Frame 1 (no input): blank canvas, image omitted
Frame 60 (no input): blank canvas, image omitted
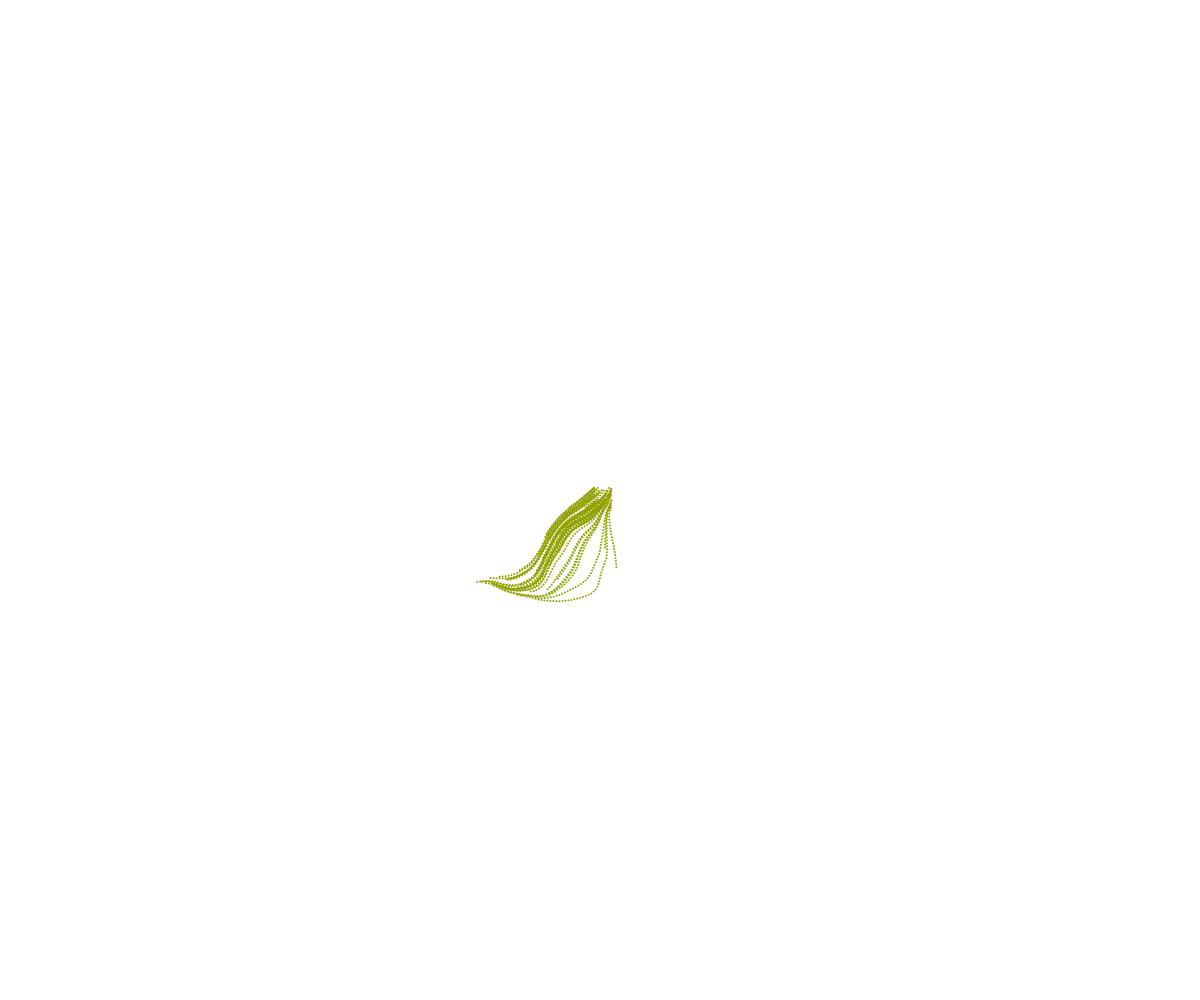
Frame 120 (the mouse pressed at the canvas centre since frame 60)

The p5.js sketch whose frames 1 and 60 were blank and that drew this single picture after the mouse press (run headless with seeded random() and noise() and a simulated clock; from frame 60 on, the mouse is pressed at the canvas centre):

// p5.js sketch
// ── sketch.js
var particles = [];
var mouse;

var colorA;
var colorB;
var colorC;
var colorD;

function setup() {
  mouse = createVector(mouseX, mouseY);
  createCanvas(windowWidth, windowHeight);
  MnowPos = createVector(500, 500);
  Macc = createVector(2, -2);
  noStroke();
  fill(0);
  rectMode(CENTER);
  background(255);
  colorA = color(48, 222, 179);
  colorB = color(221, 166, 232);
  colorC = color(145, 162, 0);
  colorD = color(196, 195, 195);
}
function draw() {
  mouse.set(mouseX, mouseY);
  for (var i = 0; i < particles.length; i++) {
    particles[i].update();
    particles[i].draw();
    var noiseRot = map(
      noise(particles[i].nowPos.x * 0.006, particles[i].nowPos.y * 0.006),
      0.2,
      0.8,
      0,
      PI * 2
    );
    particles[i].acc.set(cos(noiseRot) * 3, sin(noiseRot) * 3);
  }
  if (particles.length < 500) {
    MnowPos.set(mouse);
    MnowPos.add(random(-10, 10), random(-10, 10));
    var mLoc = int(map(mouseX, 0, width, 0, 4));
    if (mLoc == 0) {
      particles[i] = new Particle(MnowPos, Macc, colorA);
    } else if (mLoc == 1) {
      particles[i] = new Particle(MnowPos, Macc, colorB);
    } else if (mLoc == 2) {
      particles[i] = new Particle(MnowPos, Macc, colorC);
    } else if (mLoc == 3) {
      particles[i] = new Particle(MnowPos, Macc, colorD);
    }
  }
  for (var j = 0; j < particles.length; j++) {
    if (
      particles[j].nowPos.x >= width - 10 ||
      particles[j].nowPos.x <= 10 ||
      particles[j].nowPos.y >= height - 10 ||
      particles[j].nowPos.y <= 10 ||
      particles[j].lifeCount <= 0
    ) {
      particles.splice(j, 1);
      //println("kill : " + j);
    }
  }
}

function Particle(posN, accN, colorIn) {
  this.nowPos = createVector(posN.x, posN.y);
  this.acc = createVector(accN.x, accN.y);
  this.lifeCount = random(100, 400);
  this.colorN = colorIn;
}

Particle.prototype.update = function () {
  this.lifeCount--;
  this.nowPos.add(this.acc);
};

Particle.prototype.draw = function () {
  fill(this.colorN);
  ellipse(this.nowPos.x, this.nowPos.y, 2, 2);
};
